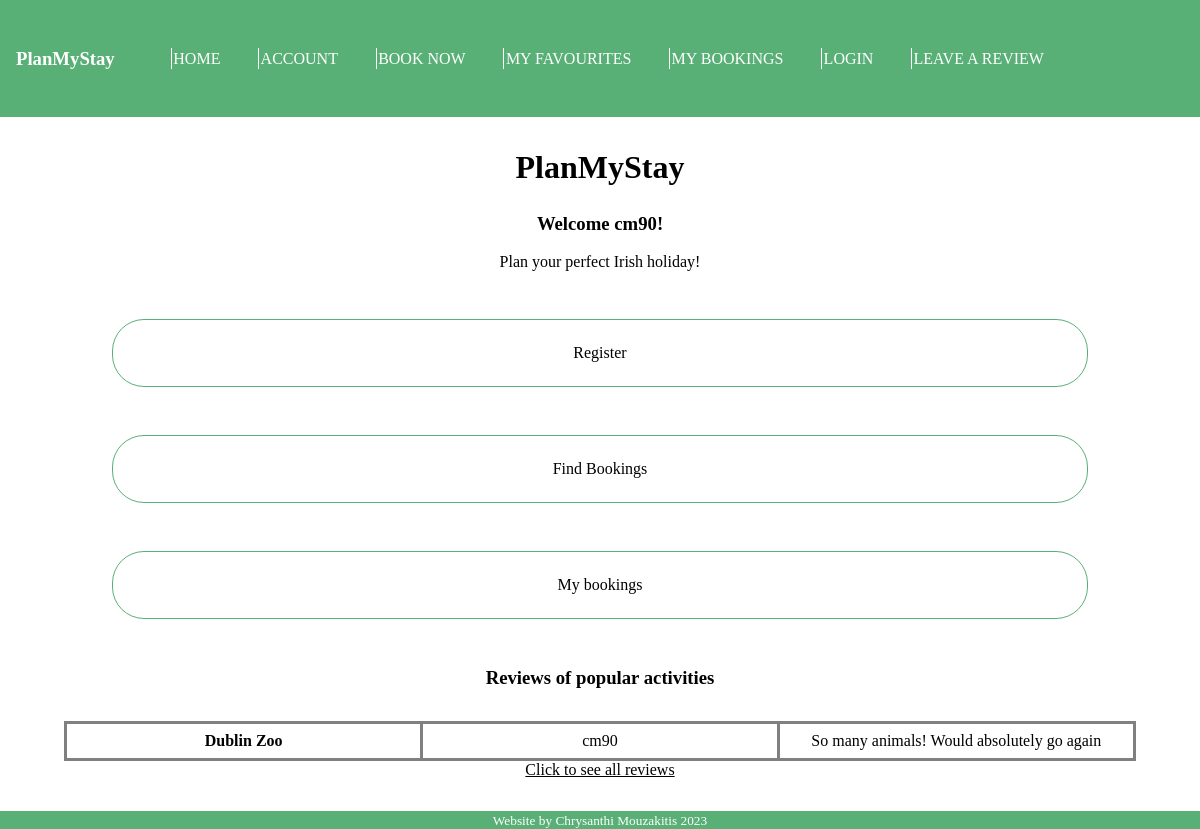
Page / (signed in) on the committed database.
### tables this page shows
CREATE TABLE reviews 
(
    user_id INTEGER NOT NULL,
    activity_name TEXT NOT NULL,
    stars TEXT NOT NULL,
    star_num INTEGER NOT NULL,
    review TEXT NOT NULL
);

### app.py (the view)
@app.route("/")
def index():
    db = get_db()
    user_id=session.get("user_id", " ")
    reviews = db.execute("""SELECT * FROM reviews""").fetchall()
    return render_template("main_page.html", reviews = reviews, user_id=user_id)

### app.py (called while the page is built)
@app.before_request
def logged_in_user():
    g.user = session.get("user_id", None)

@app.before_request
def logged_in_admin():
    g.admin = session.get("admin_id", None)

### database.py (called while the page is built)
def get_db():
    if "db" not in g:
        g.db = sqlite3.connect(DATABASE,
            detect_types=sqlite3.PARSE_DECLTYPES
        )
        g.db.row_factory = sqlite3.Row
    return g.db

### templates/main_page.html
{% extends "base.html" %}
{% block main_content %}
<h1>PlanMyStay</h1>
<h3>Welcome {{user_id}}!</h3>
<p>Plan your perfect Irish holiday!</p>
<section id="links">
<a href="{{url_for('register')}}">Register</a>
<a href="{{url_for('activities')}}" class="important">Find Bookings</a>
<a href="{{url_for('booked_activities')}}">My bookings</a>
</section>
<h3>Reviews of popular activities</h3>
<section>
    {% for x in reviews%}
    <table class="review">
        <tr>
            <th>{{x["activity_name"]}}</th>
            <td>{{x["user_id"]}}</td>
            <td>{{x["review"]}}</td>
        </tr>
    </table>
    {%endfor%}
    <a href="{{url_for('reviews')}}" class="small_link">Click to see all reviews</a>
</section>
{% endblock %}

### static/css.css (style rules this page uses)
body { text-align: center; }
h1 { font-size: 2em; }
#links a { padding: 1.5em; border: .1em solid #59b076; border-radius: 2em; margin:3em; text-align: center; font-size:1em; }
a { text-decoration: none; }
body { margin: 0; }
section { margin:2em; }
table { border-collapse: collapse; margin:auto; text-align: center; }
td, th { border: .2em solid grey; padding: 0.5em; margin: 0.5em; padding:2em; }
.review td, .review th { width:30%; padding:0.5em; }
.review tr { margin:0.1em; }
.review { width: 100%; }
.small_link { text-decoration: underline; }
a { display:block; color:black; }

### rows in the picture
reviews: user "cm90", activity_name "Dublin Zoo", user_id "cm90", review "So many animals! Would absolutely go again"
